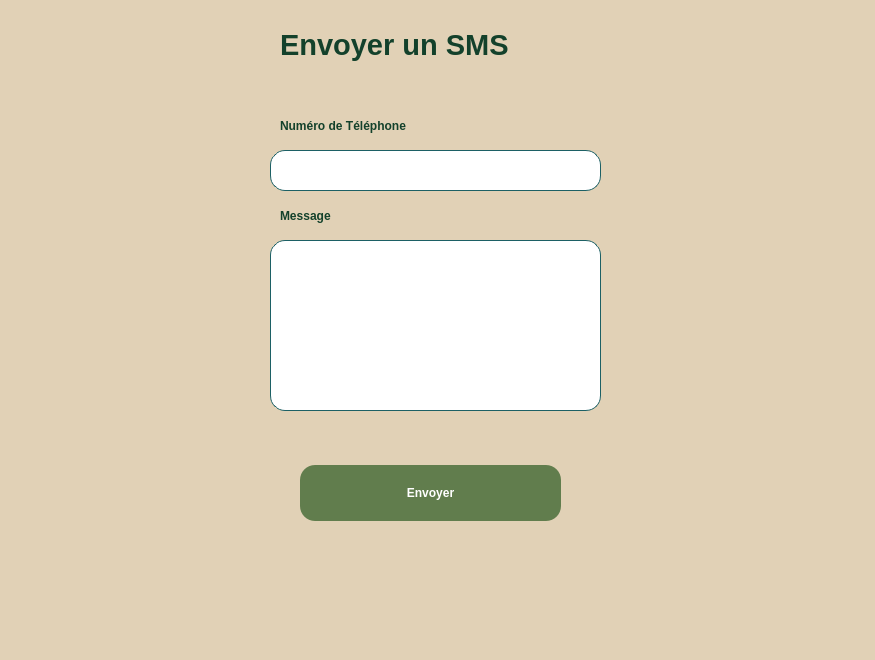
<?xml version="1.0" encoding="UTF-8"?>
<ui version="4.0">
 <class>fenetremessage</class>
 <widget class="QMainWindow" name="fenetremessage">
  <property name="geometry">
   <rect>
    <x>0</x>
    <y>0</y>
    <width>875</width>
    <height>660</height>
   </rect>
  </property>
  <property name="windowTitle">
   <string>MainWindow</string>
  </property>
  <property name="styleSheet">
   <string notr="true">background-color:rgb(225,209,182);</string>
  </property>
  <widget class="QWidget" name="centralwidget">
   <widget class="QPushButton" name="BoutonEnvoyerSMS">
    <property name="geometry">
     <rect>
      <x>300</x>
      <y>450</y>
      <width>261</width>
      <height>71</height>
     </rect>
    </property>
    <property name="styleSheet">
     <string notr="true">QPushButton
{
border-radius:15px;
margin-top:15px;
height:40px;
background-color:rgb(97,125,77);
color: white;
font-weight:600;
}
QPushButton:hover
{
background-color:rgb(47,89,73);
}</string>
    </property>
    <property name="text">
     <string>Envoyer</string>
    </property>
   </widget>
   <widget class="QLineEdit" name="num">
    <property name="geometry">
     <rect>
      <x>270</x>
      <y>150</y>
      <width>331</width>
      <height>41</height>
     </rect>
    </property>
    <property name="styleSheet">
     <string notr="true">QLineEdit
{
border:solid;
border-color:rgb(28,96,101);
border-width:1px;
background-color:rgb(255,255,255);
padding-left:15px;
border-radius:15px;
height:35px;
}</string>
    </property>
   </widget>
   <widget class="QLineEdit" name="message">
    <property name="geometry">
     <rect>
      <x>270</x>
      <y>240</y>
      <width>331</width>
      <height>171</height>
     </rect>
    </property>
    <property name="styleSheet">
     <string notr="true">QLineEdit
{
border:solid;
border-color:rgb(28,96,101);
border-width:1px;
background-color:rgb(255,255,255);
padding-left:15px;
border-radius:15px;
height:35px;
}</string>
    </property>
   </widget>
   <widget class="QLabel" name="label_2">
    <property name="geometry">
     <rect>
      <x>280</x>
      <y>110</y>
      <width>251</width>
      <height>31</height>
     </rect>
    </property>
    <property name="styleSheet">
     <string notr="true">color:rgb(19,65,43);
font-weight:600;

</string>
    </property>
    <property name="text">
     <string>Numéro de Téléphone</string>
    </property>
   </widget>
   <widget class="QLabel" name="label_3">
    <property name="geometry">
     <rect>
      <x>280</x>
      <y>200</y>
      <width>251</width>
      <height>31</height>
     </rect>
    </property>
    <property name="styleSheet">
     <string notr="true">color:rgb(19,65,43);
font-weight:600;

</string>
    </property>
    <property name="text">
     <string>Message</string>
    </property>
   </widget>
   <widget class="QLabel" name="label">
    <property name="geometry">
     <rect>
      <x>280</x>
      <y>10</y>
      <width>381</width>
      <height>71</height>
     </rect>
    </property>
    <property name="styleSheet">
     <string notr="true">color:rgb(19,65,43);
font-weight:800;

</string>
    </property>
    <property name="text">
     <string>&lt;html&gt;&lt;head/&gt;&lt;body&gt;&lt;p&gt;&lt;span style=&quot; font-size:22pt;&quot;&gt;Envoyer un SMS&lt;/span&gt;&lt;/p&gt;&lt;/body&gt;&lt;/html&gt;</string>
    </property>
   </widget>
   <widget class="QLabel" name="LabelNum">
    <property name="geometry">
     <rect>
      <x>260</x>
      <y>430</y>
      <width>381</width>
      <height>21</height>
     </rect>
    </property>
    <property name="styleSheet">
     <string notr="true">color:red;
font-weight:600;

</string>
    </property>
    <property name="text">
     <string/>
    </property>
   </widget>
  </widget>
  <widget class="QMenuBar" name="menubar">
   <property name="geometry">
    <rect>
     <x>0</x>
     <y>0</y>
     <width>875</width>
     <height>25</height>
    </rect>
   </property>
  </widget>
  <widget class="QStatusBar" name="statusbar"/>
 </widget>
 <resources/>
 <connections/>
</ui>
